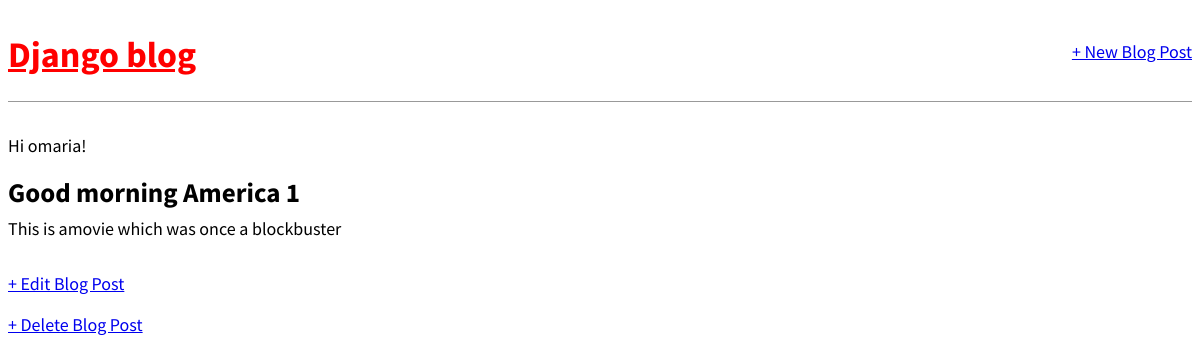
The app's page /post/1/ (signed in) with its own data.
### blog/models.py (models this page shows, shortened)
class Post(models.Model):
    title = models.CharField(max_length=255)
    author = models.ForeignKey(
        'auth.User',
        on_delete=models.CASCADE
    )
    body = models.TextField()

### blog/views.py (the view)
# urls.py: path('post/<int:pk>/', BlogDetailView.as_view(), name='post_detail'),
class BlogDetailView(DetailView):
    model = Post
    template_name = 'post_detail.html'

### templates/post_detail.html
{% extends 'base.html' %}
{% block content %}
    <div class="post-entry">
        <h2>{{ post.title }}</h2>
        <p>{{ post.body }}</p>
    </div>
    <a href="{% url 'post_edit' post.pk %}">+ Edit Blog Post</a>
    <p><a href="{% url 'post_delete' post.pk %}">+ Delete Blog Post</a></p>
{% endblock content %}

### templates/base.html (shortened to what this page needs)
{% load static %}
<html>
    <head>
        <link href="{% static 'css/base.css' %}" rel="stylesheet">
    </head>
    <body>
        <header>
            <div class="nav-left">
                <h1>
                    <a href="{% url 'home' %}">Django blog</a>
                </h1>
            </div>
            <div class="nav-right">
                <a href="{% url 'post_new' %}">+ New Blog Post</a>
            </div>
        </header>
            {% if user.is_authenticated %}
                <p>Hi {{ user.username }}!</p>
            {% else %}
                <p>You are not logged in.</p>
                <a href="{% url 'login' %}">Log In</a>
            {% endif %}
        <div>
            {% block content %}
            {% endblock content %}
        </div>
    </body>
</html>

### static/css/base.css (style rules this page uses)
header h1 a { color: red; }
header { border-bottom: 1px solid #999; margin-bottom: 2rem; display: flex; }
body { font-family: 'Source Sans Pro', sans-serif; font-size: 18px; }
.nav-left { margin-right: auto; }
.nav-right { display: flex; padding-top: 2rem; }
.post-entry { margin-bottom: 2rem; }
.post-entry h2 { margin: 0.5rem 0; }
.post-entry p { margin: 0; font-weight: 400; }

### records on screen
Post: title "Good morning America 1", body "This is amovie which was once a blockbuster"

### other values on screen
{{ user.username }} "omaria"
